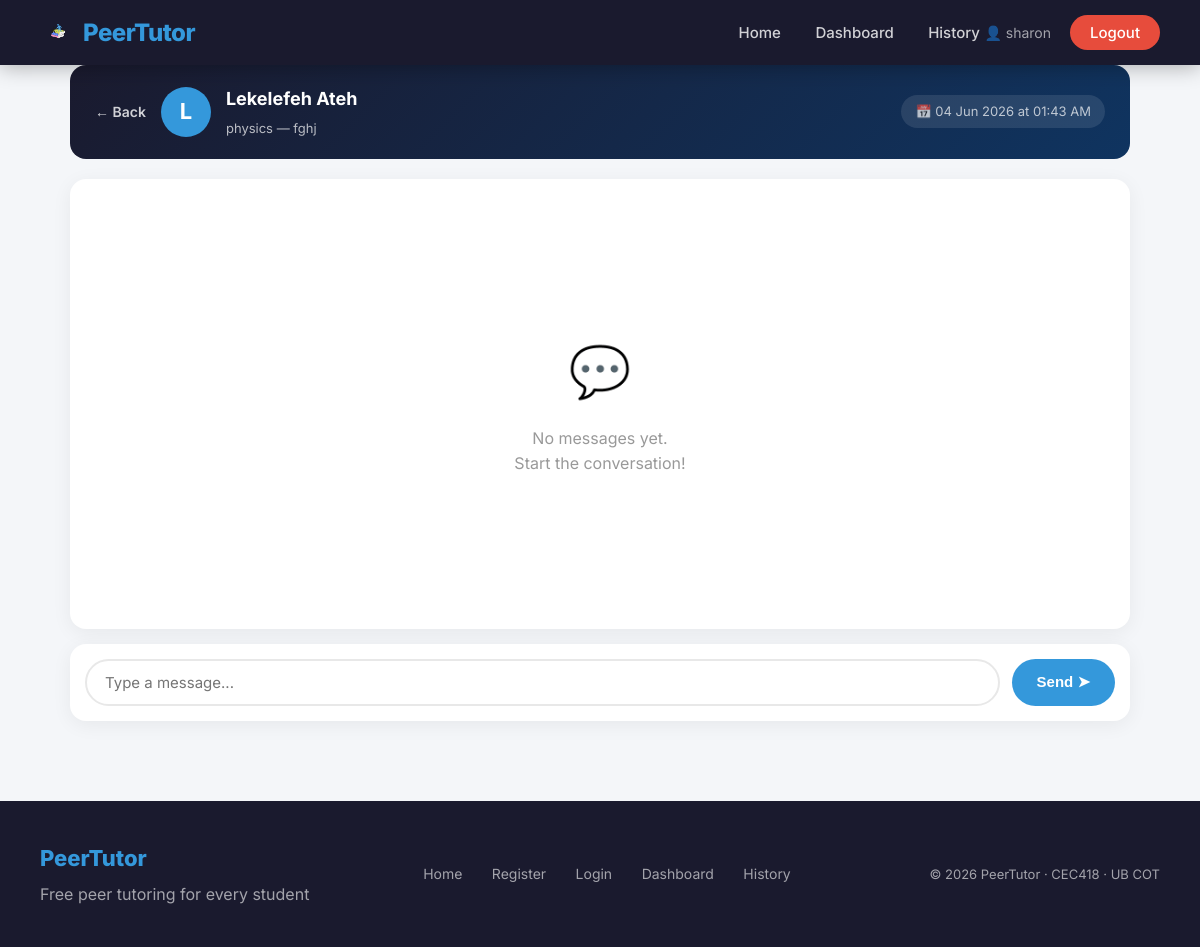
Page /chat/2 (signed in) on the committed database.
### app/models.py (models this page shows, shortened)
class User(db.Model, UserMixin):
    id = db.Column(db.Integer, primary_key=True)
    full_name = db.Column(db.String(100), nullable=False)
    email = db.Column(db.String(120), unique=True,
                      nullable=False)
    password = db.Column(db.String(200), nullable=False)
    role = db.Column(db.String(10), nullable=False)
    created_at = db.Column(db.DateTime,
                           default=datetime.utcnow)
    requests = db.relationship(
        "TutoringRequest",
        foreign_keys="TutoringRequest.student_id",
        backref="student",
        lazy=True
    )
    sessions = db.relationship(
        "Session",
        foreign_keys="Session.tutor_id",
        backref="tutor",
        lazy=True
    )

class TutoringRequest(db.Model):
    id = db.Column(db.Integer, primary_key=True)
    subject = db.Column(db.String(100), nullable=False)
    topic = db.Column(db.String(200), nullable=False)
    description = db.Column(db.Text, nullable=True)
    status = db.Column(db.String(20), default="open")
    created_at = db.Column(db.DateTime,
                           default=datetime.utcnow)
    student_id = db.Column(
        db.Integer,
        db.ForeignKey("user.id"),
        nullable=False
    )

class Session(db.Model):
    id = db.Column(db.Integer, primary_key=True)
    scheduled_time = db.Column(db.DateTime, nullable=False)
    status = db.Column(db.String(20), default="upcoming")
    request_id = db.Column(
        db.Integer,
        db.ForeignKey("tutoring_request.id"),
        nullable=False
    )
    tutor_id = db.Column(
        db.Integer,
        db.ForeignKey("user.id"),
        nullable=False
    )
    created_at = db.Column(db.DateTime,
                           default=datetime.utcnow)
    messages = db.relationship(
        "Message",
        backref="session",
        lazy=True
    )

### app/routes.py (the view, shortened to what this page needs)
@main.route("/chat/<int:session_id>",
            methods=["GET", "POST"])
@login_required
def chat(session_id):
    session = Session.query.get_or_404(session_id)
    tutoring_request = TutoringRequest.query.get(
        session.request_id)
    if (current_user.id != session.tutor_id and
            current_user.id != tutoring_request.student_id):
        flash("You are not allowed in this chat.", "danger")
        return redirect(url_for("main.dashboard"))
    messages = Message.query.filter_by(
        session_id=session_id).order_by(
        Message.timestamp.asc()).all()
    other_user = (
        tutoring_request.student
        if current_user.id == session.tutor_id
        else session.tutor
    )
    return render_template(
        "chat.html",
        session=session,
        messages=messages,
        tutoring_request=tutoring_request,
        other_user=other_user
    )

### app/models.py (called while the page is built)
@login_manager.user_loader
def load_user(user_id):
    return User.query.get(int(user_id))

### app/templates/chat.html (shortened to what this page needs)
{% extends "base.html" %}
{% block styles %}
<link rel="stylesheet"
    href="{{ url_for('static', filename='css/chat.css') }}">
{% endblock %}
{% block content %}
<div class="container">
    <div class="chat-header">
        <a href="/dashboard" class="back-btn">← Back</a>
        <div class="chat-header-info">
            <div class="chat-avatar">
                {{ other_user.full_name[0].upper() }}
            </div>
            <div>
                <h3>{{ other_user.full_name }}</h3>
                <p>{{ tutoring_request.subject }} —
                    {{ tutoring_request.topic }}</p>
            </div>
        </div>
        <div class="session-time">
            📅 {{ session.scheduled_time.strftime(
                '%d %b %Y at %I:%M %p') }}
        </div>
    </div>
    <div class="chat-box" id="chat-box">
        {% if messages %}
            {% for msg in messages %}
            <div class="message
                {% if msg.sender_id == current_user.id %}
                    sent
                {% else %}
                    received
                {% endif %}">
                <div class="message-bubble">
                    {{ msg.content }}
                </div>
                <div class="message-time">
                    {{ msg.timestamp.strftime('%I:%M %p') }}
                    {% if msg.sender_id != current_user.id %}
                    · {{ msg.sender.full_name }}
                    {% endif %}
                </div>
            </div>
            {% endfor %}
        {% else %}
            <div class="no-messages">
                <div style="font-size: 50px;
                    margin-bottom: 15px;">💬</div>
                <p>No messages yet.</p>
                <p>Start the conversation!</p>
            </div>
        {% endif %}
    </div>
    <form method="POST" class="chat-input-form">
        <input
            type="text"
            name="content"
            placeholder="Type a message..."
            autocomplete="off"
            required>
        <button type="submit" class="send-btn">
            Send ➤
        </button>
    </form>
</div>
{% endblock %}

### app/templates/base.html (shortened to what this page needs)
<!DOCTYPE html>
<html lang="en">
<head>
    <link rel="stylesheet"
        href="{{ url_for('static', filename='css/base.css') }}">
    {% block styles %}{% endblock %}
</head>
<body>
    <nav>
        <a href="/" class="logo">
            <img src="{{ url_for('static',
                filename='images/logo.png') }}"
                alt="PeerTutor Logo"
                style="width: 35px; height: 35px;
                object-fit: contain;">
            PeerTutor
        </a>
        <div class="nav-links" id="navLinks">
            <a href="/">Home</a>
            {% if current_user.is_authenticated %}
                {% if current_user.role == "admin" %}
                    <a href="/admin">Dashboard</a>
                {% else %}
                    <a href="/dashboard">Dashboard</a>
                    <a href="/history">History</a>
                {% endif %}
                <span style="color: rgba(255,255,255,0.6);
                    font-size: 14px;">
                    👤 {{ current_user.full_name }}
                </span>
                <a href="/logout" class="btn-nav"
                style="background: #e74c3c;">
                    Logout
                </a>
            {% endif %}
        </div>
    </nav>
    {% block content %}{% endblock %}
    <footer>
        <div>
            <div class="footer-logo">PeerTutor</div>
            <div>Free peer tutoring for every student</div>
        </div>
        <div class="footer-links">
            <a href="/">Home</a>
            <a href="/register">Register</a>
            <a href="/login">Login</a>
            <a href="/dashboard">Dashboard</a>
            <a href="/history">History</a>
        </div>
        <div class="footer-copy">
            © 2026 PeerTutor · CEC418 · UB COT
        </div>
    </footer>
</body>
</html>

### app/static/css/base.css (style rules this page uses)
* { margin: 0; padding: 0; box-sizing: border-box; }
body { font-family: 'Inter', Arial, sans-serif; background-color: #f4f6f9; color: #333; line-height: 1.6; }
nav { background-color: #1a1a2e; padding: 15px 40px; display: flex; justify-content: space-between; align-items: center; position: sticky; top: 0; z-index: 1000; box-shadow: 0 2px 20px rgba(0,0,0,0.3); }
nav .logo { color: #3498db; font-size: 24px; font-weight: 800; text-decoration: none; letter-spacing: -0.5px; display: flex; flex-direction: row; align-items: center; gap: 8px; line-height: 1; }
nav .nav-links a { color: rgba(255,255,255,0.8); text-decoration: none; margin-left: 30px; font-size: 15px; font-weight: 500; transition: color 0.3s ease; }
nav .nav-links .btn-nav { background: #3498db; color: white; padding: 8px 20px; border-radius: 50px; margin-left: 15px; }
.container { max-width: 1100px; margin: 0 auto; padding: 0 20px; }
footer { background: #1a1a2e; color: rgba(255,255,255,0.6); padding: 40px; margin-top: 80px; display: flex; justify-content: space-between; align-items: center; flex-wrap: wrap; gap: 20px; }
footer .footer-logo { color: #3498db; font-size: 22px; font-weight: 800; margin-bottom: 6px; }
footer .footer-links a { color: rgba(255,255,255,0.6); text-decoration: none; margin-right: 25px; font-size: 14px; transition: color 0.3s ease; }
footer .footer-copy { font-size: 13px; }

### app/static/css/chat.css (style rules this page uses)
.chat-header { background: linear-gradient(135deg, #1a1a2e 0%, #0f3460 100%); color: white; padding: 20px 25px; border-radius: 16px; margin-bottom: 20px; display: flex; align-items: center; justify-content: space-between; gap: 15px; }
.chat-header-info { display: flex; align-items: center; gap: 15px; flex: 1; }
.chat-avatar { width: 50px; height: 50px; border-radius: 50%; background: #3498db; display: flex; align-items: center; justify-content: center; font-size: 22px; font-weight: 700; color: white; flex-shrink: 0; }
.chat-header h3 { font-size: 18px; font-weight: 700; margin-bottom: 4px; }
.chat-header p { font-size: 13px; color: rgba(255,255,255,0.7); }
.back-btn { color: rgba(255,255,255,0.8); text-decoration: none; font-size: 14px; font-weight: 600; white-space: nowrap; transition: color 0.3s ease; }
.session-time { font-size: 13px; color: rgba(255,255,255,0.7); white-space: nowrap; background: rgba(255,255,255,0.1); padding: 6px 14px; border-radius: 50px; }
.chat-box { background: white; border-radius: 16px; padding: 25px; height: 450px; overflow-y: auto; margin-bottom: 15px; box-shadow: 0 4px 20px rgba(0,0,0,0.06); display: flex; flex-direction: column; gap: 15px; }
.no-messages { text-align: center; color: #999; margin: auto; padding: 40px; }
.chat-input-form { display: flex; gap: 12px; background: white; padding: 15px; border-radius: 16px; box-shadow: 0 4px 20px rgba(0,0,0,0.06); }
.chat-input-form input { flex: 1; padding: 12px 18px; border: 2px solid #e8e8e8; border-radius: 50px; font-size: 15px; outline: none; font-family: 'Inter', Arial, sans-serif; transition: border-color 0.3s ease; }
.send-btn { background: #3498db; color: white; border: none; padding: 12px 25px; border-radius: 50px; font-size: 15px; font-weight: 600; cursor: pointer; transition: all 0.3s ease; white-space: nowrap; }

### rows in the picture
User: full_name "sharon"
User: full_name "L", full_name "Lekelefeh Ateh"
TutoringRequest: subject "physics", topic "fghj"
